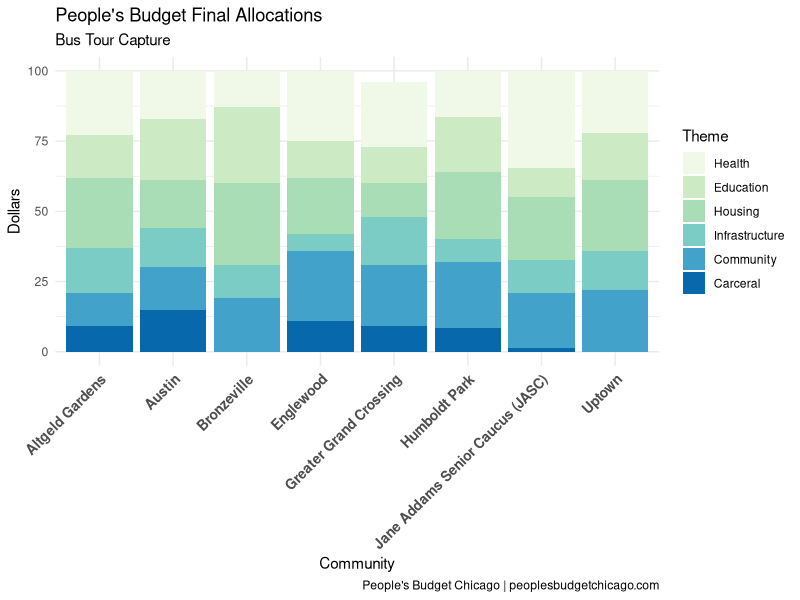
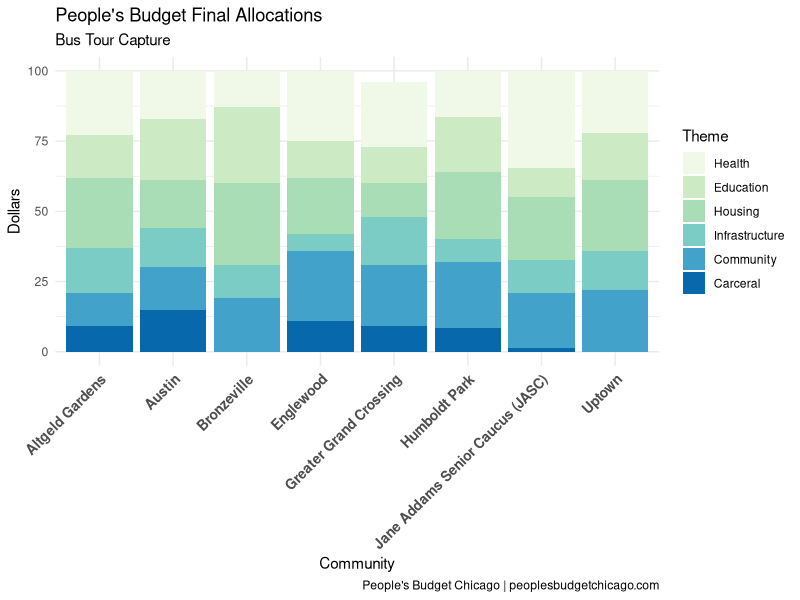

Here is the R script that generated these plots, in order:
## ---- chunk 1
knitr::opts_chunk$set(echo = TRUE)
library(kableExtra)
library(RColorBrewer)
library(tidyverse)
library(reshape)

bustour = read.csv('bustour_allocations.csv')
## ---- chunk 2
kbl(bustour) %>%
  kable_styling(bootstrap_options = c("striped", "hover"))


## ---- chunk 3
##pivot data for bar graph
melt_bustour <- melt(bustour, id=c("Location", "Notes"))
colnames(melt_bustour) = c("Location", "Notes", "Theme", "Dollars")



ggplot(melt_bustour, aes(fill=Theme, y=Dollars, x=Location)) + 
    geom_bar(position="stack", stat="identity") + 
  theme_minimal() + scale_fill_brewer(palette= 4) +
  labs(title = "People's Budget Final Allocations",
       subtitle = "Bus Tour Capture",
       caption = "People's Budget Chicago | peoplesbudgetchicago.com",
       x = "Community") +
  theme(axis.text.x = element_text(face = "bold", 
                           size = 10, angle = 45, hjust = 1))



## ---- chunk 4
knitr::opts_chunk$set(echo = TRUE)
library(kableExtra)
library(RColorBrewer)
library(tidyverse)
library(reshape)

bustour = read.csv('bustour_allocations.csv')
## ---- chunk 5
kbl(bustour) %>%
  kable_styling(bootstrap_options = c("striped", "hover"))


## ---- chunk 6
##pivot data for bar graph
melt_bustour <- melt(bustour, id=c("Location", "Notes"))
colnames(melt_bustour) = c("Location", "Notes", "Theme", "Dollars")



ggplot(melt_bustour, aes(fill=Theme, y=Dollars, x=Location)) + 
    geom_bar(position="stack", stat="identity") + 
  theme_minimal() + scale_fill_brewer(palette= 4) +
  labs(title = "People's Budget Final Allocations",
       subtitle = "Bus Tour Capture",
       caption = "People's Budget Chicago | peoplesbudgetchicago.com",
       x = "Community") +
  theme(axis.text.x = element_text(face = "bold", 
                           size = 10, angle = 45, hjust = 1))
